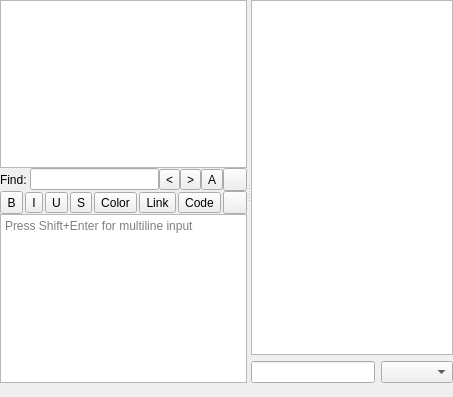
<?xml version="1.0" encoding="UTF-8"?>
<ui version="4.0">
 <class>UIHubFrame</class>
 <widget class="QWidget" name="UIHubFrame">
  <property name="geometry">
   <rect>
    <x>0</x>
    <y>0</y>
    <width>453</width>
    <height>397</height>
   </rect>
  </property>
  <property name="windowTitle">
   <string notr="true"/>
  </property>
  <layout class="QVBoxLayout" name="verticalLayout_4">
   <property name="spacing">
    <number>0</number>
   </property>
   <property name="leftMargin">
    <number>0</number>
   </property>
   <property name="topMargin">
    <number>0</number>
   </property>
   <property name="rightMargin">
    <number>0</number>
   </property>
   <property name="bottomMargin">
    <number>0</number>
   </property>
   <item>
    <widget class="QSplitter" name="splitter_2">
     <property name="sizePolicy">
      <sizepolicy hsizetype="Expanding" vsizetype="Expanding">
       <horstretch>0</horstretch>
       <verstretch>0</verstretch>
      </sizepolicy>
     </property>
     <property name="orientation">
      <enum>Qt::Horizontal</enum>
     </property>
     <widget class="QWidget" name="layoutWidget">
      <layout class="QVBoxLayout" name="verticalLayout_3">
       <property name="spacing">
        <number>0</number>
       </property>
       <property name="leftMargin">
        <number>0</number>
       </property>
       <property name="topMargin">
        <number>0</number>
       </property>
       <property name="rightMargin">
        <number>0</number>
       </property>
       <property name="bottomMargin">
        <number>0</number>
       </property>
       <item>
        <layout class="QVBoxLayout" name="verticalLayout">
         <property name="spacing">
          <number>0</number>
         </property>
         <property name="leftMargin">
          <number>0</number>
         </property>
         <property name="topMargin">
          <number>0</number>
         </property>
         <property name="rightMargin">
          <number>0</number>
         </property>
         <property name="bottomMargin">
          <number>0</number>
         </property>
         <item>
          <widget class="QTextEdit" name="textEdit_CHAT">
           <property name="sizePolicy">
            <sizepolicy hsizetype="Expanding" vsizetype="Expanding">
             <horstretch>0</horstretch>
             <verstretch>0</verstretch>
            </sizepolicy>
           </property>
           <property name="focusPolicy">
            <enum>Qt::ClickFocus</enum>
           </property>
           <property name="contextMenuPolicy">
            <enum>Qt::CustomContextMenu</enum>
           </property>
           <property name="acceptDrops">
            <bool>false</bool>
           </property>
           <property name="undoRedoEnabled">
            <bool>false</bool>
           </property>
           <property name="html">
            <string notr="true">&lt;!DOCTYPE HTML PUBLIC &quot;-//W3C//DTD HTML 4.0//EN&quot; &quot;http://www.w3.org/TR/REC-html40/strict.dtd&quot;&gt;
&lt;html&gt;&lt;head&gt;&lt;meta name=&quot;qrichtext&quot; content=&quot;1&quot; /&gt;&lt;style type=&quot;text/css&quot;&gt;
p, li { white-space: pre-wrap; }
&lt;/style&gt;&lt;/head&gt;&lt;body style=&quot; font-family:'Noto Sans'; font-size:10pt; font-weight:400; font-style:normal;&quot;&gt;
&lt;p style=&quot;-qt-paragraph-type:empty; margin-top:0px; margin-bottom:0px; margin-left:0px; margin-right:0px; -qt-block-indent:0; text-indent:0px;&quot;&gt;&lt;br /&gt;&lt;/p&gt;&lt;/body&gt;&lt;/html&gt;</string>
           </property>
          </widget>
         </item>
         <item>
          <widget class="QFrame" name="searchFrame">
           <property name="sizePolicy">
            <sizepolicy hsizetype="Preferred" vsizetype="Preferred">
             <horstretch>0</horstretch>
             <verstretch>0</verstretch>
            </sizepolicy>
           </property>
           <property name="frameShape">
            <enum>QFrame::NoFrame</enum>
           </property>
           <property name="frameShadow">
            <enum>QFrame::Plain</enum>
           </property>
           <property name="lineWidth">
            <number>0</number>
           </property>
           <layout class="QHBoxLayout" name="horizontalLayout">
            <property name="spacing">
             <number>0</number>
            </property>
            <property name="leftMargin">
             <number>0</number>
            </property>
            <property name="topMargin">
             <number>0</number>
            </property>
            <property name="rightMargin">
             <number>0</number>
            </property>
            <property name="bottomMargin">
             <number>0</number>
            </property>
            <item>
             <widget class="QLabel" name="label">
              <property name="text">
               <string>Find: </string>
              </property>
             </widget>
            </item>
            <item>
             <widget class="LineEdit" name="lineEdit_FIND">
              <property name="alignment">
               <set>Qt::AlignLeading|Qt::AlignLeft|Qt::AlignVCenter</set>
              </property>
             </widget>
            </item>
            <item>
             <widget class="QToolButton" name="toolButton_BACK">
              <property name="toolTip">
               <string>Previous (Shift+F3)</string>
              </property>
              <property name="text">
               <string notr="true">&lt;</string>
              </property>
              <property name="shortcut">
               <string>Shift+F3</string>
              </property>
             </widget>
            </item>
            <item>
             <widget class="QToolButton" name="toolButton_FORWARD">
              <property name="toolTip">
               <string>Next (F3)</string>
              </property>
              <property name="text">
               <string notr="true">&gt;</string>
              </property>
              <property name="shortcut">
               <string>F3</string>
              </property>
             </widget>
            </item>
            <item>
             <widget class="QToolButton" name="toolButton_ALL">
              <property name="toolTip">
               <string>Highlight all</string>
              </property>
              <property name="text">
               <string notr="true">A</string>
              </property>
              <property name="checkable">
               <bool>true</bool>
              </property>
              <property name="checked">
               <bool>false</bool>
              </property>
             </widget>
            </item>
            <item>
             <widget class="QToolButton" name="toolButton_HIDE">
              <property name="toolTip">
               <string>Hide search panel (Ctrl+F)</string>
              </property>
              <property name="text">
               <string notr="true"/>
              </property>
             </widget>
            </item>
           </layout>
          </widget>
         </item>
        </layout>
       </item>
       <item>
        <widget class="QFrame" name="frame_SMILES">
         <property name="sizePolicy">
          <sizepolicy hsizetype="Preferred" vsizetype="Preferred">
           <horstretch>0</horstretch>
           <verstretch>0</verstretch>
          </sizepolicy>
         </property>
         <property name="frameShape">
          <enum>QFrame::StyledPanel</enum>
         </property>
         <property name="frameShadow">
          <enum>QFrame::Raised</enum>
         </property>
        </widget>
       </item>
       <item>
        <widget class="QFrame" name="frame_INPUT">
         <property name="sizePolicy">
          <sizepolicy hsizetype="Preferred" vsizetype="Preferred">
           <horstretch>0</horstretch>
           <verstretch>0</verstretch>
          </sizepolicy>
         </property>
         <property name="frameShape">
          <enum>QFrame::NoFrame</enum>
         </property>
         <property name="frameShadow">
          <enum>QFrame::Plain</enum>
         </property>
         <layout class="QGridLayout" name="gridLayout">
          <property name="leftMargin">
           <number>0</number>
          </property>
          <property name="topMargin">
           <number>0</number>
          </property>
          <property name="rightMargin">
           <number>0</number>
          </property>
         <property name="bottomMargin">
          <number>0</number>
         </property>
          <property name="horizontalSpacing">
           <number>0</number>
          </property>
          <property name="verticalSpacing">
           <number>0</number>
          </property>
         <property name="spacing">
          <number>0</number>
         </property>
          <item row="0" column="0" colspan="8">
           <layout class="QHBoxLayout" name="horizontalLayout_BBCODE">
            <property name="spacing">
             <number>2</number>
            </property>
            <property name="leftMargin">
             <number>0</number>
            </property>
            <property name="topMargin">
             <number>0</number>
            </property>
            <property name="rightMargin">
             <number>0</number>
            </property>
            <property name="bottomMargin">
             <number>0</number>
            </property>
            <item>
             <widget class="QToolButton" name="toolButton_BOLD">
              <property name="text">
               <string notr="true">B</string>
              </property>
              <property name="maximumHeight">
               <number>28</number>
              </property>
              <property name="maximumWidth">
               <number>40</number>
              </property>
              <property name="sizePolicy">
               <sizepolicy hsizetype="Fixed" vsizetype="Fixed">
                <horstretch>0</horstretch>
                <verstretch>0</verstretch>
               </sizepolicy>
              </property>
              <property name="styleSheet">
               <string notr="true">QToolButton { padding: 2px; }</string>
              </property>
              <property name="autoRaise">
               <bool>false</bool>
              </property>
             </widget>
            </item>
            <item>
             <widget class="QToolButton" name="toolButton_ITALIC">
              <property name="text">
               <string notr="true">I</string>
              </property>
              <property name="maximumHeight">
               <number>28</number>
              </property>
              <property name="maximumWidth">
               <number>40</number>
              </property>
              <property name="sizePolicy">
               <sizepolicy hsizetype="Fixed" vsizetype="Fixed">
                <horstretch>0</horstretch>
                <verstretch>0</verstretch>
               </sizepolicy>
              </property>
             </widget>
            </item>
            <item>
             <widget class="QToolButton" name="toolButton_UNDERLINE">
              <property name="text">
               <string notr="true">U</string>
              </property>
              <property name="maximumHeight">
               <number>28</number>
              </property>
              <property name="maximumWidth">
               <number>40</number>
              </property>
              <property name="sizePolicy">
               <sizepolicy hsizetype="Fixed" vsizetype="Fixed">
                <horstretch>0</horstretch>
                <verstretch>0</verstretch>
               </sizepolicy>
              </property>
             </widget>
            </item>
            <item>
             <widget class="QToolButton" name="toolButton_STRIKE">
              <property name="text">
               <string notr="true">S</string>
              </property>
              <property name="maximumHeight">
               <number>28</number>
              </property>
              <property name="maximumWidth">
               <number>40</number>
              </property>
              <property name="sizePolicy">
               <sizepolicy hsizetype="Fixed" vsizetype="Fixed">
                <horstretch>0</horstretch>
                <verstretch>0</verstretch>
               </sizepolicy>
              </property>
             </widget>
            </item>
            <item>
             <widget class="QToolButton" name="toolButton_COLOR">
              <property name="text">
               <string>Color</string>
              </property>
              <property name="maximumHeight">
               <number>28</number>
              </property>
              <property name="maximumWidth">
               <number>40</number>
              </property>
              <property name="sizePolicy">
               <sizepolicy hsizetype="Fixed" vsizetype="Fixed">
                <horstretch>0</horstretch>
                <verstretch>0</verstretch>
               </sizepolicy>
              </property>
             </widget>
            </item>
            <item>
             <widget class="QToolButton" name="toolButton_LINK">
              <property name="text">
               <string>Link</string>
              </property>
              <property name="maximumHeight">
               <number>28</number>
              </property>
              <property name="maximumWidth">
               <number>40</number>
              </property>
              <property name="sizePolicy">
               <sizepolicy hsizetype="Fixed" vsizetype="Fixed">
                <horstretch>0</horstretch>
                <verstretch>0</verstretch>
               </sizepolicy>
              </property>
             </widget>
            </item>
            <item>
             <widget class="QToolButton" name="toolButton_CODE">
              <property name="text">
               <string>Code</string>
              </property>
              <property name="maximumHeight">
               <number>28</number>
              </property>
              <property name="maximumWidth">
               <number>40</number>
              </property>
              <property name="sizePolicy">
               <sizepolicy hsizetype="Fixed" vsizetype="Fixed">
                <horstretch>0</horstretch>
                <verstretch>0</verstretch>
               </sizepolicy>
              </property>
             </widget>
            </item>
            <item>
             <widget class="QToolButton" name="toolButton_SMILE">
              <property name="text">
               <string notr="true"/>
              </property>
              <property name="maximumHeight">
               <number>28</number>
              </property>
              <property name="maximumWidth">
               <number>40</number>
              </property>
              <property name="sizePolicy">
               <sizepolicy hsizetype="Fixed" vsizetype="Fixed">
                <horstretch>0</horstretch>
                <verstretch>0</verstretch>
               </sizepolicy>
              </property>
             </widget>
            </item>
            <item>
             <spacer name="horizontalSpacer_BBCODE">
              <property name="orientation">
               <enum>Qt::Horizontal</enum>
              </property>
              <property name="sizeHint" stdset="0">
               <size>
                <width>0</width>
                <height>0</height>
               </size>
              </property>
             </spacer>
            </item>
           </layout>
          </item>
          <item row="1" column="0" colspan="8">
           <widget class="ChatEdit" name="plainTextEdit_INPUT">
            <property name="sizePolicy">
             <sizepolicy hsizetype="Expanding" vsizetype="Expanding">
              <horstretch>0</horstretch>
              <verstretch>0</verstretch>
             </sizepolicy>
            </property>
            <property name="minimumSize">
             <size>
              <width>0</width>
              <height>30</height>
             </size>
            </property>
            <property name="maximumSize">
             <size>
              <width>16777215</width>
              <height>200</height>
             </size>
            </property>
            <property name="placeholderText" stdset="0">
             <string>Press Shift+Enter for multiline input</string>
            </property>
           </widget>
          </item>
         </layout>
        </widget>
       </item>
      </layout>
     </widget>
     <widget class="QWidget" name="layoutWidget_1">
      <layout class="QVBoxLayout" name="verticalLayout_2">
       <item>
        <widget class="QTreeView" name="treeView_USERS">
         <property name="sizePolicy">
          <sizepolicy hsizetype="Preferred" vsizetype="Expanding">
           <horstretch>0</horstretch>
           <verstretch>0</verstretch>
          </sizepolicy>
         </property>
         <property name="editTriggers">
          <set>QAbstractItemView::NoEditTriggers</set>
         </property>
         <property name="showDropIndicator" stdset="0">
          <bool>false</bool>
         </property>
         <property name="alternatingRowColors">
          <bool>true</bool>
         </property>
         <property name="selectionMode">
          <enum>QAbstractItemView::ExtendedSelection</enum>
         </property>
         <property name="rootIsDecorated">
          <bool>false</bool>
         </property>
         <property name="uniformRowHeights">
          <bool>true</bool>
         </property>
         <property name="itemsExpandable">
          <bool>false</bool>
         </property>
         <property name="sortingEnabled">
          <bool>true</bool>
         </property>
         <property name="expandsOnDoubleClick">
          <bool>false</bool>
         </property>
        </widget>
       </item>
       <item>
        <layout class="QHBoxLayout" name="horizontalLayout_2">
         <item>
          <widget class="LineEdit" name="lineEdit_FILTER"/>
         </item>
         <item>
          <widget class="QComboBox" name="comboBox_COLUMNS"/>
         </item>
        </layout>
       </item>
      </layout>
     </widget>
    </widget>
   </item>
   <item>
    <layout class="QHBoxLayout" name="horizontalLayout_3">
     <item>
      <widget class="QLabel" name="label_LAST_STATUS">
       <property name="sizePolicy">
        <sizepolicy hsizetype="Expanding" vsizetype="Minimum">
         <horstretch>0</horstretch>
         <verstretch>0</verstretch>
        </sizepolicy>
       </property>
       <property name="maximumSize">
        <size>
         <width>16777215</width>
         <height>16777215</height>
        </size>
       </property>
       <property name="toolTip">
        <string>Last status message on hub</string>
       </property>
       <property name="text">
        <string/>
       </property>
       <property name="scaledContents">
        <bool>false</bool>
       </property>
       <property name="alignment">
        <set>Qt::AlignLeading|Qt::AlignLeft|Qt::AlignVCenter</set>
       </property>
       <property name="wordWrap">
        <bool>true</bool>
       </property>
       <property name="openExternalLinks">
        <bool>false</bool>
       </property>
      </widget>
     </item>
     <item>
      <widget class="QLabel" name="label_USERSTATE">
       <property name="sizePolicy">
        <sizepolicy hsizetype="Preferred" vsizetype="Minimum">
         <horstretch>0</horstretch>
         <verstretch>0</verstretch>
        </sizepolicy>
       </property>
       <property name="text">
        <string/>
       </property>
       <property name="textFormat">
        <enum>Qt::AutoText</enum>
       </property>
       <property name="scaledContents">
        <bool>false</bool>
       </property>
       <property name="alignment">
        <set>Qt::AlignRight|Qt::AlignTrailing|Qt::AlignVCenter</set>
       </property>
       <property name="wordWrap">
        <bool>false</bool>
       </property>
      </widget>
     </item>
    </layout>
   </item>
  </layout>
 </widget>
 <customwidgets>
  <customwidget>
   <class>LineEdit</class>
   <extends>QLineEdit</extends>
   <header>LineEdit.h</header>
  </customwidget>
  <customwidget>
   <class>ChatEdit</class>
   <extends>QPlainTextEdit</extends>
   <header>ChatEdit.h</header>
  </customwidget>
 </customwidgets>
 <resources/>
 <connections/>
</ui>
